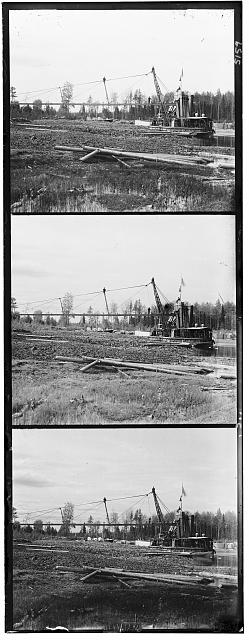
#> input picture prueba/00974r.jpg, 249 x 640 px
$ python 1672765_lab2.py   (older library calls are emulated)
#> lines starting #> are read from the running program, lines starting #| are printed output that depends on the picture; after the words box and inside, x2 and y2 are one past the last pixel; in counts of white or black regions, pixels touching at a corner belong together
import cv2
import numpy as np
import matplotlib.pyplot as plt
import time


# ====================== MEJORAS ==============================================================
def apply_shift(img, dx, dy):
    """
    Aplica desplazamiento con manejo correcto de bordes usando warpAffine
    """
    rows, cols = img.shape
    M = np.float32([[1, 0, dy], [0, 1, dx]])  # Matriz de transformación
    shifted = cv2.warpAffine(img, M, (cols, rows), borderMode=cv2.BORDER_REFLECT)
    return shifted


def apply_photometric_corrections(img):
    img = img.astype(np.float32) / 255.0

    # Balance de blancos conservador
    avg_B = np.mean(img[:, :, 0])
    avg_G = np.mean(img[:, :, 1])
    avg_R = np.mean(img[:, :, 2])

    # Factor de corrección limitado (evitar cambios bruscos)
    img[:, :, 0] = np.clip(img[:, :, 0] * (0.5 + avg_G / (2 * avg_B)), 0, 1)
    img[:, :, 2] = np.clip(img[:, :, 2] * (0.5 + avg_G / (2 * avg_R)), 0, 1)

    # Ecualización adaptativa (mejor que global)
    clahe = cv2.createCLAHE(clipLimit=2.0, tileGridSize=(8, 8))
    for i in range(3):
        img[:, :, i] = clahe.apply((img[:, :, i] * 255).astype(np.uint8)) / 255.0

    return (img * 255).astype(np.uint8)


def remove_artifacts(img):
    gray = cv2.cvtColor(img, cv2.COLOR_BGR2GRAY)

    # Detección más precisa de defectos
    blurred = cv2.medianBlur(gray, 5)
    _, mask = cv2.threshold(blurred, 230, 255, cv2.THRESH_BINARY)  # Reducir umbral

    # Operaciones morfológicas más conservadoras
    kernel = np.ones((3, 3), np.uint8)
    mask = cv2.erode(mask, kernel, iterations=1)  # Erosionar antes de dilatar
    mask = cv2.dilate(mask, kernel, iterations=1)

    # Inpainting con método Navier-Stokes (menos borroso)
    result = cv2.inpaint(img, mask, inpaintRadius=2, flags=cv2.INPAINT_NS)

    return result


# ====================== CARGA DE LA IMAGEN PROKUDIN CON RECORTE INICIAL ======================
def load_prokudin_image(filename):
    """
    Carga la placa Prokudin-Gorskii en escala de grises con recorte inicial
    """
#> called with filename = './prueba/00974r.jpg'
    img = cv2.imread(filename, cv2.IMREAD_GRAYSCALE)
#> img is the input picture: shape (640, 249); min 0, max 255, mean 151.9
    if img is None:
        raise ValueError(f"No se pudo cargar la imagen: {filename}")

    # Recorte inicial de bordes (1% arriba, 2% abajo, 5% lados)
    h, w = img.shape
#> h = 640; w = 249
    img = img[int(h * 0.01) : int(h - h * 0.02), int(w * 0.05) : int(w - w * 0.05)]
#> img: shape (621, 224)

    h_total = img.shape[0]
#> h_total = 621
    h_per_channel = h_total // 3
#> h_per_channel = 207
    remaining = h_total % 3
#> remaining = 0

    # Distribuir píxeles sobrantes entre canales

    B = img[0 : h_per_channel + (1 if remaining >= 1 else 0), :]
    G = img[
        h_per_channel + (1 if remaining >= 1 else 0) : 2 * h_per_channel
        + (1 if remaining >= 2 else 0),
        :,
    ]
    R = img[2 * h_per_channel + (1 if remaining >= 2 else 0) :, :]
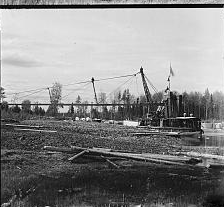
#> R: shape (207, 224); min 0, max 255, mean 136.1
    return B, G, R


# ====================== NCC MEJORADA ======================
def ncc(a, b):
    a_mean = a - np.mean(a)
    b_mean = b - np.mean(b)
    return np.sum(a_mean * b_mean) / (np.linalg.norm(a_mean) * np.linalg.norm(b_mean))


def align_using_ncc(ref, target, search_range=20):
    """
    Versión mejorada de NCC basada en el segundo código
    """
    max_score = -np.inf
    best_shift = (0, 0)

    for dx in range(-search_range, search_range + 1):
        for dy in range(-search_range, search_range + 1):
            shifted = apply_shift(target, dx, dy)
            current_ncc = ncc(ref, shifted)
            if current_ncc > max_score:
                max_score = current_ncc
                best_shift = (dx, dy)

    aligned = apply_shift(target, best_shift[0], best_shift[1])
    return aligned, best_shift


# ====================== 1) Correlación (basada en convolució en l’espai) ======================
def align_corr_space(ref, target, search_range=15):
    """
    Alineamiento de imágenes usando correlación basada en convolución en el espacio.
    Se desplaza la imagen en un rango dado y se calcula la correlación con la referencia.
    """
#> called with search_range = 20
    # Convertir a escala de grises si es necesario
    if len(ref.shape) == 3:
        ref = cv2.cvtColor(ref, cv2.COLOR_BGR2GRAY)
        target = cv2.cvtColor(target, cv2.COLOR_BGR2GRAY)

    # Ajustar parámetros según resolución
    ksize = max(3, int(min(ref.shape) * 0.01) // 2 * 2 + 1)
    search_range = max(15, int(ref.shape[1] * 0.01))

    # Suavizado adaptativo
    ref_blur = cv2.GaussianBlur(ref, (ksize, ksize), 0)
    target_blur = cv2.GaussianBlur(target, (ksize, ksize), 0)

    best_score = -np.inf
    best_dx, best_dy = 0, 0

    # Búsqueda priorizando eje Y (desplazamientos verticales comunes)
    for dx in range(-search_range, search_range + 1):
        for dy in range(-search_range, search_range + 1):
            shifted = apply_shift(target_blur, dx, dy)  # dx: X, dy: Y
            score = np.sum(ref_blur * shifted)

            if score > best_score:
                best_score = score
                best_dx, best_dy = dx, dy

    # Aplicar desplazamiento final
    aligned = apply_shift(target, best_dx, best_dy)
    return aligned, (best_dx, best_dy)


# ====================== 2) Correlación en Fourier (producto directo) ======================
def align_corr_fourier(ref, target):
    """
    Correlación en el dominio de Fourier:
    C = IFFT( FFT(ref) * conj(FFT(target)) )
    y buscar el máximo.
    """
    # Convertir a float64
    ref_f = np.float64(ref)
    tar_f = np.float64(target)

    # FFT2 de ambas
    Fref = np.fft.fft2(ref_f)
    Ftar = np.fft.fft2(tar_f)

    # Cross-correlation en frecuencia
    cross_corr = np.fft.ifft2(Fref * np.conj(Ftar))

    # Localizar el máximo
    # cross_corr es complejo, tomamos magnitud real
    cross_corr_mag = np.abs(cross_corr)

    # Índice del máximo
    max_idx = np.unravel_index(np.argmax(cross_corr_mag), cross_corr_mag.shape)
    peak_y, peak_x = max_idx

    # Ajustar desplazamiento (peak) a rango negativo/positivo
    h, w = ref.shape
    # Convertimos el pico a dx,dy
    # Si peak_x > w//2, el desplazamiento es peak_x - w
    # Si peak_y > h//2, el desplazamiento es peak_y - h
    dy = int(peak_y if peak_y <= h // 2 else peak_y - h)
    dx = int(peak_x if peak_x <= w // 2 else peak_x - w)

    aligned = apply_shift(target, dx, dy)
    return aligned, (dy, dx)


# ====================== 3) Correlación de fase (basada en Fourier) ======================
def align_phase_correlation(ref, target):
    ref_f = np.float32(ref)
    tar_f = np.float32(target)

    # Máscara adaptativa basada en energía espectral
    h, w = ref.shape
    grad_x = cv2.Sobel(ref, cv2.CV_32F, 1, 0)
    grad_y = cv2.Sobel(ref, cv2.CV_32F, 0, 1)
    energy = cv2.magnitude(grad_x, grad_y)
    _, mask = cv2.threshold(energy, 0.5 * np.max(energy), 1.0, cv2.THRESH_BINARY)
    mask = cv2.GaussianBlur(mask, (25, 25), 0).astype(np.float32)

    (dx, dy), _ = cv2.phaseCorrelate(ref_f, tar_f, mask)

    # Ajuste subpixel para mayor precisión
    dx_fine = dx - int(dx)
    dy_fine = dy - int(dy)
    aligned = apply_shift(target, int(dx), int(dy))
    aligned = apply_shift(aligned, dx_fine, dy_fine)  # Desplazamiento fraccional

    return aligned, (dx, dy)


# ====================== FUNCIÓN PRINCIPAL MODIFICADA CON RECORTE FINAL ======================
def colorize_prokudin(filename, method="ncc", search_range=20):
    """
    Función principal con recorte final de bordes
    """
    start_time = time.time()

    B, G, R = load_prokudin_image(filename)

    # Selección de método
    if method == "corr_space":
        align_func = lambda ref, tgt: align_corr_space(ref, tgt, search_range)
    elif method == "fourier":
        align_func = align_corr_fourier
    elif method == "phase":
        align_func = align_phase_correlation
    elif method == "ncc":
        align_func = lambda ref, tgt: align_using_ncc(ref, tgt, search_range)
    else:
        raise ValueError(f"Método desconocido: {method}")

    # Alinear canales
    R_aligned, (dx_r, dy_r) = align_func(G, R)
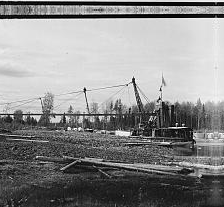
#> R_aligned: shape (207, 224); min 0, max 255, mean 139.8
#> dx_r = 10; dy_r = -8
    B_aligned, (dx_b, dy_b) = align_func(G, B)
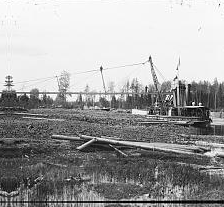
#> B_aligned: shape (207, 224); min 0, max 255, mean 160.7
#> dx_b = -5; dy_b = 9

    # Crear imagen color
    # color_img = cv2.merge([B_aligned, G, R_aligned])
    color_img = cv2.merge([apply_shift(B, dx_b, dy_b), G, apply_shift(R, dx_r, dy_r)])

    # Recorte final de bordes (10%)
    border = int(min(color_img.shape[:2]) * 0.10)
#> border = 20
    color_img = color_img[
        int(border) : int(color_img.shape[0] - border),
        int(border) : int(color_img.shape[1] - border),
    ]
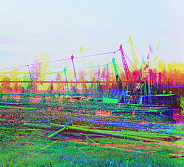
#> color_img: shape (167, 184, 3); mean of channels 0, 1, 2 158.3, 168.2, 152.3; drawn as B, G, R
    # Aplicar mejoras
    color_img = apply_photometric_corrections(color_img)
#> in apply_photometric_corrections, `avg_B = np.mean(img[:, :, 0])`: avg_B = 0.621
#> in apply_photometric_corrections, `avg_G = np.mean(img[:, :, 1])`: avg_G = 0.66
#> in apply_photometric_corrections, `avg_R = np.mean(img[:, :, 2])`: avg_R = 0.597
    color_img = remove_artifacts(color_img)
#> in remove_artifacts, `blurred = cv2.medianBlur(gray, 5)`:
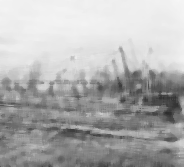
#> blurred: shape (167, 184); min 45, max 246, mean 175.6
#> in remove_artifacts, `_, mask = cv2.threshold(blurred, 230, 255, cv2.THRESH_BINARY)`:
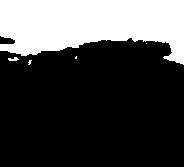
#> mask: shape (167, 184); 28.3% white; 5 white regions (3 under 20 px), largest, box (x1, y1, x2, y2) and area: (0, 0, 184, 65) 8655, (8, 57, 19, 61) 29
#> in remove_artifacts, `mask = cv2.erode(mask, kernel, iterations=1)`: mask: shape (167, 184); 27.2% white; 2 white regions (1 under 20 px), largest, box (x1, y1, x2, y2) and area: (0, 0, 184, 63) 8347
#> in remove_artifacts, `mask = cv2.dilate(mask, kernel, iterations=1)`: mask: shape (167, 184); 28.2% white; 2 white regions (1 under 20 px), largest, box (x1, y1, x2, y2) and area: (0, 0, 184, 64) 8646
#> in remove_artifacts, `result = cv2.inpaint(img, mask, inpaintRadius=2, flags=cv2.INPAINT_NS)`:
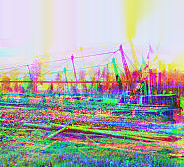
#> result: shape (167, 184, 3); mean of channels 0, 1, 2 168.2, 173.9, 170.9; drawn as B, G, R

    # Guardar y mostrar resultados
    output_path = filename.replace(".jpg", f"_{method}.jpg")
    cv2.imwrite(output_path, color_img)

    elapsed = time.time() - start_time
    print(f"Procesado: {filename}")
    print(f"Método: {method} => Desplazamientos B=({dx_b},{dy_b}), R=({dx_r},{dy_r})")
#| Método: corr_space => Desplazamientos B=(-5,9), R=(10,-8)
    print(f"Tiempo: {elapsed:.2f}s | Guardado en: {output_path}")

    plt.imshow(cv2.cvtColor(color_img, cv2.COLOR_BGR2RGB))
    plt.title(f"Resultado {method}")
    plt.axis("off")
    plt.show()


def main():
    images = [
        # "./prueba/00877v.jpg",
        "./prueba/00974r.jpg",
        "./prueba/00893r.jpg",
        "./prueba/01043v.jpg",
        "./dataset/casa.jpg",
        "./dataset/mansion.jpg",
        "./dataset/paisage.jpg",
        "./dataset/cuadro.jpg",
        "./dataset/cruz.jpg",
    ]

    methods = ["corr_space", "fourier", "phase", "ncc"]

    for img_path in images:
        for m in methods:
            try:
                colorize_prokudin(img_path, method=m, search_range=20)
            except Exception as e:
                print(f"Error procesando {img_path} con {m}: {str(e)}")
#> pass 2 of the loop in main, `for img_path in images:`:
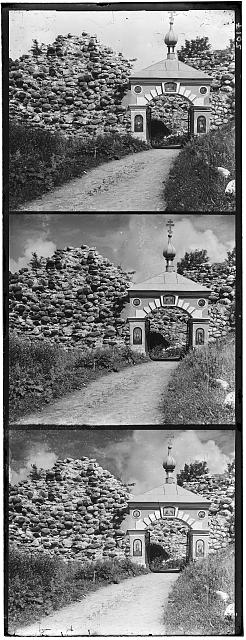
#> input picture prueba/00893r.jpg, 246 x 640 px
#> in load_prokudin_image, img is the input picture: shape (640, 246); min 0, max 255, mean 125.5
#> B: shape (207, 221)
#> G: shape (207, 221)
#> R: shape (207, 221)
#> R_aligned: shape (207, 221)
#> dx_r = -2; dy_r = 4
#> B_aligned: shape (207, 221)
#> dx_b = 5; dy_b = -1
#> in colorize_prokudin (call 5), `color_img = color_img[ int(border) : int(color_img.shape[0] - border),..`:
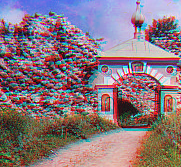
#> color_img: shape (167, 181, 3); mean of channels 0, 1, 2 126.1, 117.1, 136.8; drawn as B, G, R
#> gray: shape (167, 181)
#> blurred: shape (167, 181)
#> in remove_artifacts (call 5), `_, mask = cv2.threshold(blurred, 230, 255, cv2.THRESH_BINARY)`:
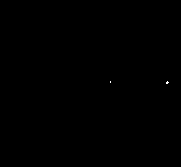
#> mask: shape (167, 181); 0.03% white in thin lines or dots, all inside (x1, y1, x2, y2) = (110, 81, 169, 84)
#| Método: corr_space => Desplazamientos B=(5,-1), R=(-2,4)
#| Tiempo: 1.34s | Guardado en: ./prueba/00893r_corr_space.jpg
#> pass 3 of the loop in main, `for img_path in images:`:
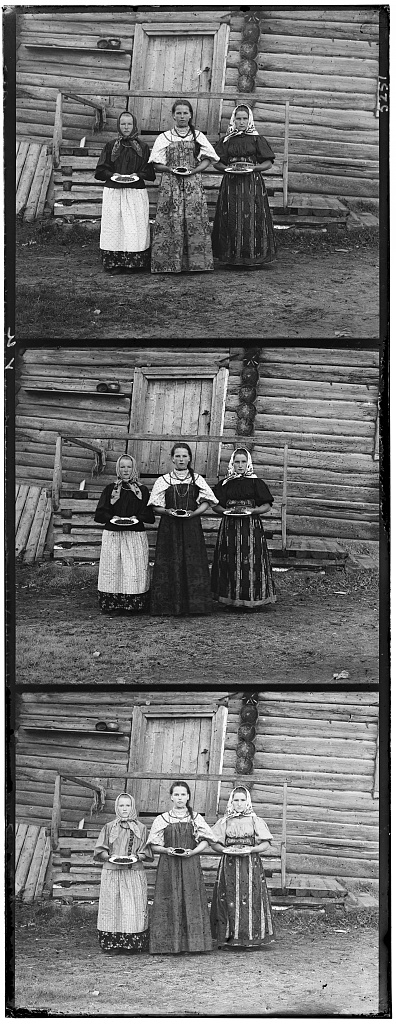
#> input picture prueba/01043v.jpg, 396 x 1024 px
#> in load_prokudin_image, img is the input picture: shape (1024, 396); min 0, max 255, mean 111.5
#> B: shape (331, 357)
#> G: shape (331, 357)
#> R: shape (331, 357)
#> R_aligned: shape (331, 357)
#> dx_r = -10; dy_r = -13
#> in colorize_prokudin (call 9), `B_aligned, (dx_b, dy_b) = align_func(G, B)`:
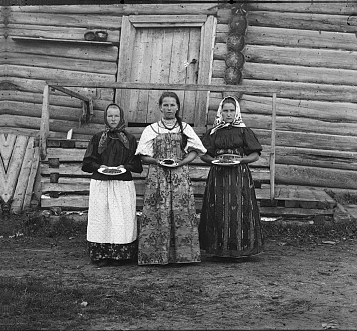
#> B_aligned: shape (331, 357); min 0, max 255, mean 105.1
#> dx_b = 2; dy_b = 6
#> in colorize_prokudin (call 9), `color_img = cv2.merge([apply_shift(B, dx_b, dy_b), G, apply_shift(R, d..`:
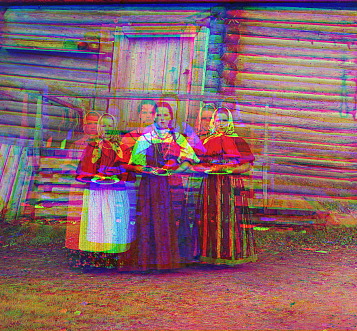
#> color_img: shape (331, 357, 3); mean of channels 0, 1, 2 105.1, 96.5, 136.8; drawn as B, G, R
#| Método: corr_space => Desplazamientos B=(2,6), R=(-10,-13)
#| Tiempo: 3.96s | Guardado en: ./prueba/01043v_corr_space.jpg


if __name__ == "__main__":
#> (the run stopped early here; a loop or call above may not have finished)
